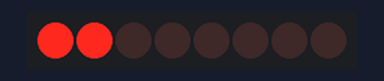
Bench run of a program on a simulated ESP32. Shown: 8 shift-register outputs drawn as a row of LEDs (first output left, lit = HIGH). Wiring (inferred from the names in the program): shift register (74HC595): data GPIO 15; shift clock GPIO 4; latch GPIO 2. Wiring (inferred from the signals the program sends): row of LEDs: on Q0, Q1, Q2, Q3, Q4, Q5, Q6, Q7. WiFi joins after 1.5 s; servers stay silent unless stated; what the program prints to the serial monitor is not drawn.

Above: at 1.7 s.
At 2.5 s:
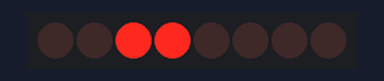
At 3.3 s:
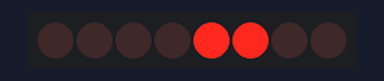
At 4.3 s:
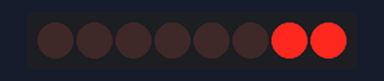
At 6.5 s:
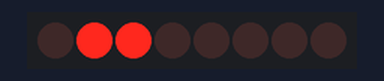
At 8.5 s:
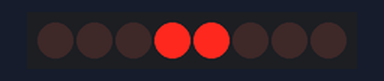
Timing chart, 0 to 8.8 s (numbered marks = the images above):
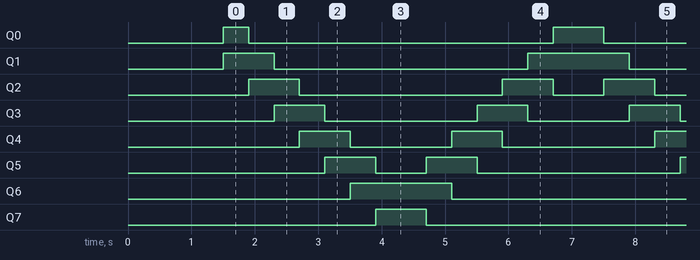

Measured:
- by itself, Q0: repeats every 5.6 s: LOW 4.8 s, HIGH 0.80 s
- by itself, Q1: repeats every 5.6 s: LOW 4.0 s, HIGH 1.6 s
- by itself, Q2: repeats every 5.6 s: LOW 3.2 s, HIGH 0.80 s, LOW 0.80 s, HIGH 0.80 s
- by itself, Q3: repeats every 5.6 s: LOW 2.4 s, HIGH 0.80 s, LOW 1.6 s, HIGH 0.80 s
- by itself, Q4: repeats every 5.6 s: LOW 1.6 s, HIGH 0.80 s, LOW 2.4 s, HIGH 0.80 s
- by itself, Q5: repeats every 5.6 s: LOW 0.80 s, HIGH 0.80 s, LOW 3.2 s, HIGH 0.80 s
- by itself, Q6: alternates HIGH for 1.6 s and LOW for 4.0 s
- by itself, Q7: alternates HIGH for 0.80 s and LOW for 4.8 s

The program:

main.cpp
```cpp
#include <Arduino.h>
#include <WiFi.h>
#include <ArduinoOTA.h>

const int datapin = 15;
const int clockpin = 4;
const int latchpin = 2;

const char* ssid = "TP-Link_A378";
const char* password = "3mQ5amU3";

byte data = 0;

// Write the entire byte to the shift register
void writeOutputs(byte value)
{
    data = value;

    digitalWrite(latchpin, LOW);
    shiftOut(datapin, clockpin, MSBFIRST, data);
    digitalWrite(latchpin, HIGH);
}

void setup()
{
    Serial.begin(115200);

    pinMode(datapin, OUTPUT);
    pinMode(clockpin, OUTPUT);
    pinMode(latchpin, OUTPUT);

    // Connect to WiFi
    WiFi.mode(WIFI_STA);
    WiFi.begin(ssid, password);

    Serial.print("Connecting to WiFi");
    while (WiFi.status() != WL_CONNECTED)
    {
        delay(500);
        Serial.print(".");
    }

    Serial.println();
    Serial.println("Connected!");
    Serial.print("IP Address: ");
    Serial.println(WiFi.localIP());

    // Start OTA
    ArduinoOTA.begin();
}

void loop()
{
    ArduinoOTA.handle();

    // Move two LEDs together from left to right
    for (int i = 0; i < 7; i++)
    {
        byte pattern = (1 << i) | (1 << (i + 1));
        writeOutputs(pattern);

        delay(400);
        ArduinoOTA.handle();
    }

    // Move two LEDs together from right to left
    for (int i = 6; i >= 0; i--)
    {
        byte pattern = (1 << i) | (1 << (i + 1));
        writeOutputs(pattern);

        delay(400);
        ArduinoOTA.handle();
    }
}
```
